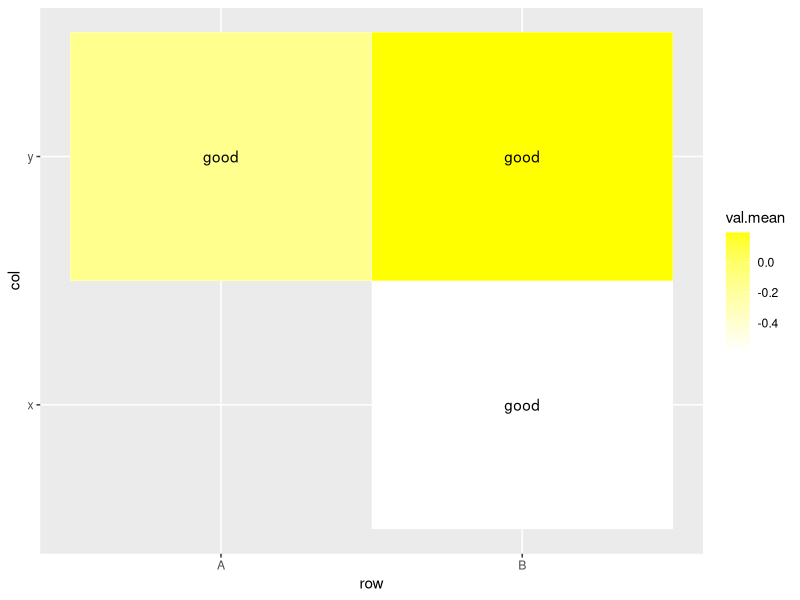

The R script that drew this image:
library(Hmisc)
library(ggplot2)
library(doBy)
df <- data.frame(row=sample(c("A", "B"), 10, replace=T),
                 col=sample(c("x", "y"), 10, replace=T),
                 val=rnorm(10))
sdf <- summaryBy(val~row+col, data=df, FUN=mean)
ggplot(sdf, aes(x=row, y=col)) +
  geom_tile(aes(fill = val.mean), colour = "white") +
  scale_fill_gradient(low = "white", high = "yellow") + geom_text(aes(label="good"))

# data(khan)
# heatplot(khan$train[1:30,], lowcol="blue", highcol="red")
